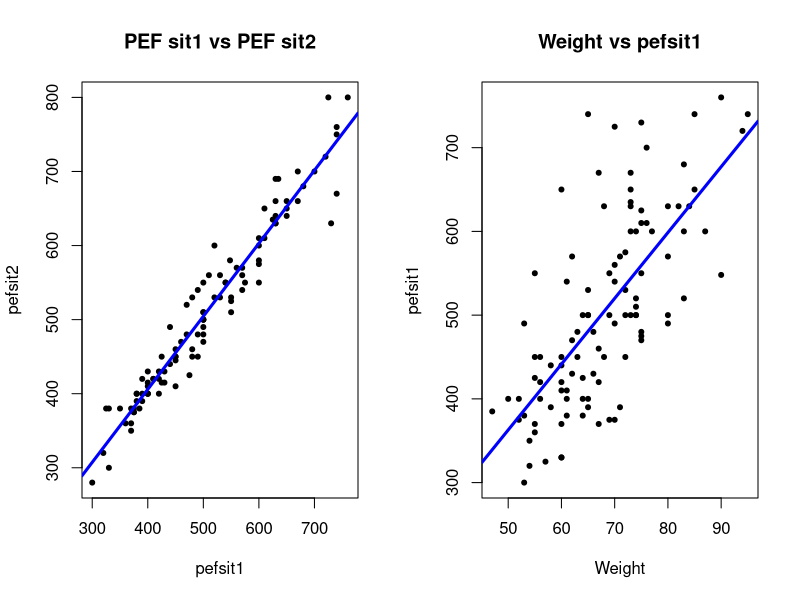
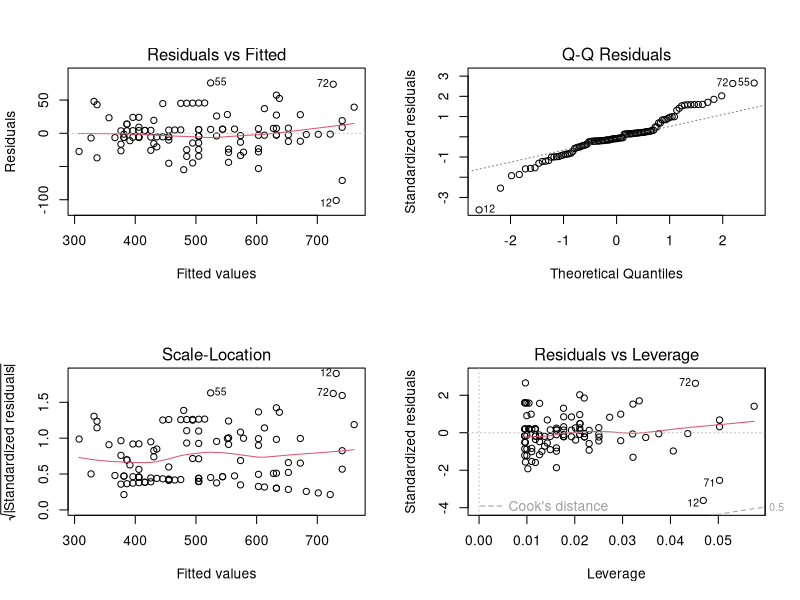
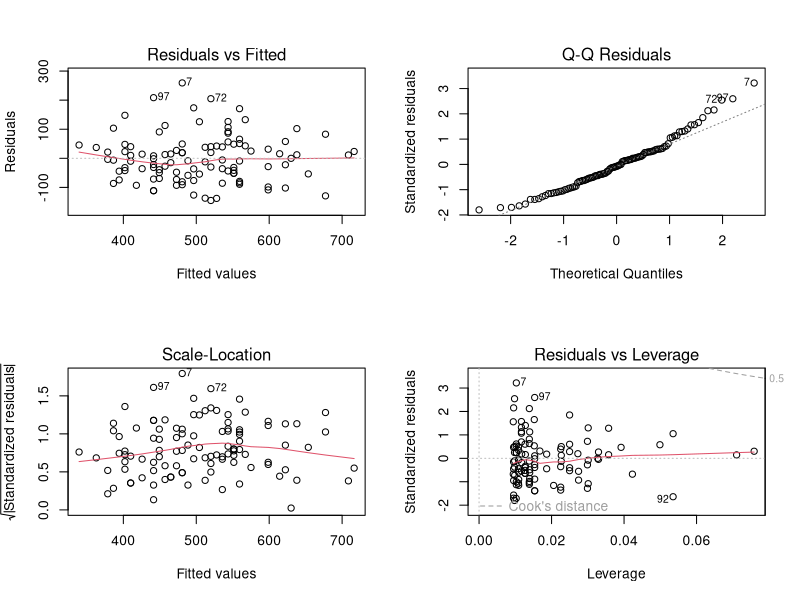
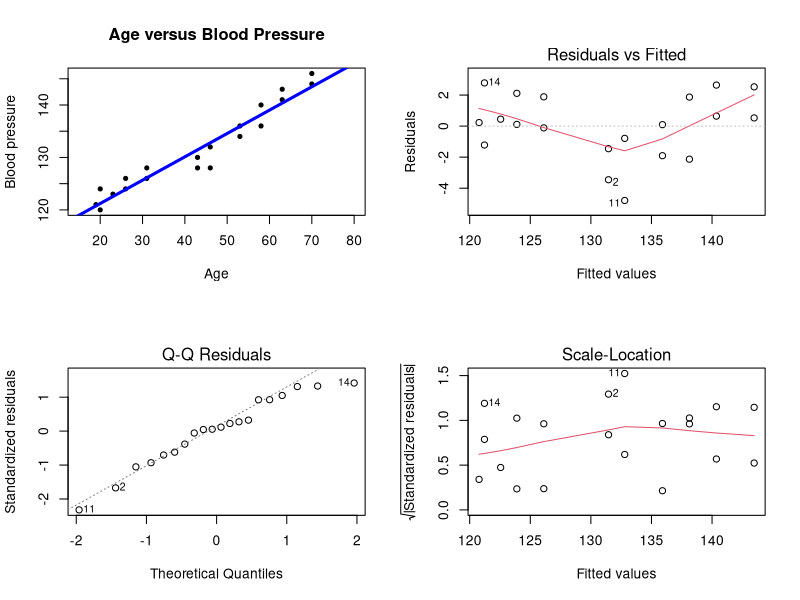
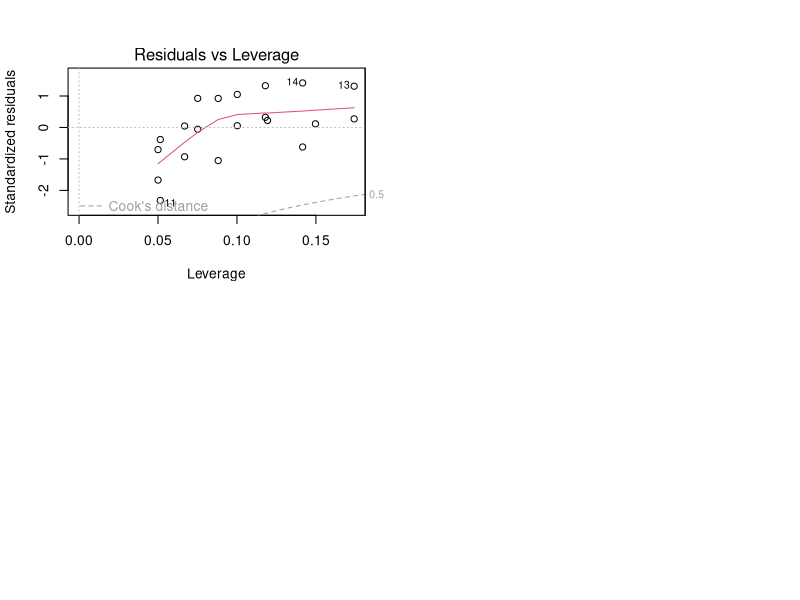

Source code (R) for these figures, in order:
## ---- chunk 1
#| label: linear-1a-1
#| warning: false
#| echo: true

lung_data <- read.csv('data/PEFH98-english.csv')
# head(lung_data)
# assign variables (not strictly necessary)
pefsit1 <- lung_data$pefsit1
pefsit2 <- lung_data$pefsit2
weight <- lung_data$weight

par(mfrow = c(1, 2)) # make plots in 1 row 2 col

# scatter plot: pefsit2 vs pefsit1
plot(x = pefsit1, y = pefsit2, 
     main = 'PEF sit1 vs PEF sit2', 
     xlab = 'pefsit1', ylab = 'pefsit2', 
     pch = 20)
abline(lm(pefsit2 ~ pefsit1, data = lung_data), 
       col = 'blue', lwd = 3)

# scatter plot: pefsit1 vs weight
plot(x = weight, y = pefsit1, 
     main = 'Weight vs pefsit1', 
     xlab = 'Weight', ylab = 'pefsit1', 
     pch = 20)
abline(lm(pefsit1 ~ weight, data = lung_data), 
       col = 'blue', lwd = 3)

## ---- chunk 2
#| label: linear-1b-1
#| warning: false
#| echo: true

cor(pefsit2, pefsit1) # need to remove NA here

which(is.na(pefsit1)) # no missing
which(is.na(pefsit2)) # 66th missing

# option 1: cor() removes NA for you 
# specify use complete observations
cor(pefsit2, pefsit1, use = 'pairwise.complete.obs')

 
# option 2: you process (remove) the row of missing 
# from both variables (remove element 66)
pefsit2_narm <- pefsit2[!is.na(pefsit2)]
pefsit1_narm <- pefsit1[!is.na(pefsit2)]

# use pefsit2_narm instead of pefsit2 to compute cor
# should be the same
cor(pefsit2_narm, pefsit1_narm)
## ---- chunk 3
#| label: linear-1b-2
#| warning: false
#| echo: true

# pefsit1, weight
cor(pefsit1, weight)
## ---- chunk 4
#| label: linear-1b-3
#| warning: false
#| echo: true

# pairwise for multiple pairs 
# use age, height, weight, pefsit1, pefsit2, pefsit3, pefmean
# select a smaller dataset 
lungdata2 <- lung_data[, c('age', 'height', 'weight', 'pefsit1', 
                           'pefsit2', 'pefsit3', 'pefmean')]

head(lungdata2, 3)

# produce correlation matrix for all the variables here
# round(1.2345, digits = 2) gives 1.23
round(cor(lungdata2, use = 'pairwise.complete.obs'), digits = 2)
## ---- chunk 5
#| label: linear-1c-1
#| warning: false
#| echo: true

# pef2 vs pef 1
lm_pef2_pef1 <- lm(pefsit2 ~ pefsit1, data = lung_data)
summary(lm_pef2_pef1)
## ---- chunk 6
#| label: linear-1c-2
#| warning: false
#| echo: true

# pef1 vs weight 
lm_pef1_weight <- lm(pefsit1 ~ weight, data = lung_data)
summary(lm_pef1_weight)
## ---- chunk 7
#| label: linear-2d-1
#| warning: false
#| echo: true

par(mfrow = c(2, 2)) # plot 2 by 2
plot(lm_pef2_pef1)

plot(lm_pef1_weight)
## ---- chunk 8
#| label: linear-2a-1
#| warning: false
#| echo: true

# load data
bp <- read.csv('data/bp.csv')
head(bp)
## ---- chunk 9
#| label: linear-2a-2
#| warning: false
#| echo: true

# correlation age vs bp
cor(bp$Age, bp$bloodpressure)

# or,
cor(bp)

# 95% CI, p-value
cor.test(bp$Age, bp$bloodpressure) 
## ---- chunk 10
#| label: linear-2b-1
#| warning: false
#| echo: true

# fit a linear regression model
model_age_bp <- lm(bloodpressure ~ Age, data = bp)
summary(model_age_bp)

# to predict (insert x), you need to put data in a data frame
predict(model_age_bp, 
        newdata = data.frame(Age = c(40, 75)), 
        interval = 'prediction')
## ---- chunk 11
#| label: linear-2b-2
#| warning: false
#| echo: true

plot(x = bp$Age, y = bp$bloodpressure, 
     main = 'Age versus Blood Pressure', 
     xlab = 'Age', ylab = 'Blood pressure', 
     pch = 20, 
     xlim = c(15, 80))
# add the regression line on top
abline(lm(bloodpressure ~ Age, data = bp), 
       col = 'blue', lwd = 3)

# residual plots
plot(lm(bloodpressure ~ Age, data = bp))
